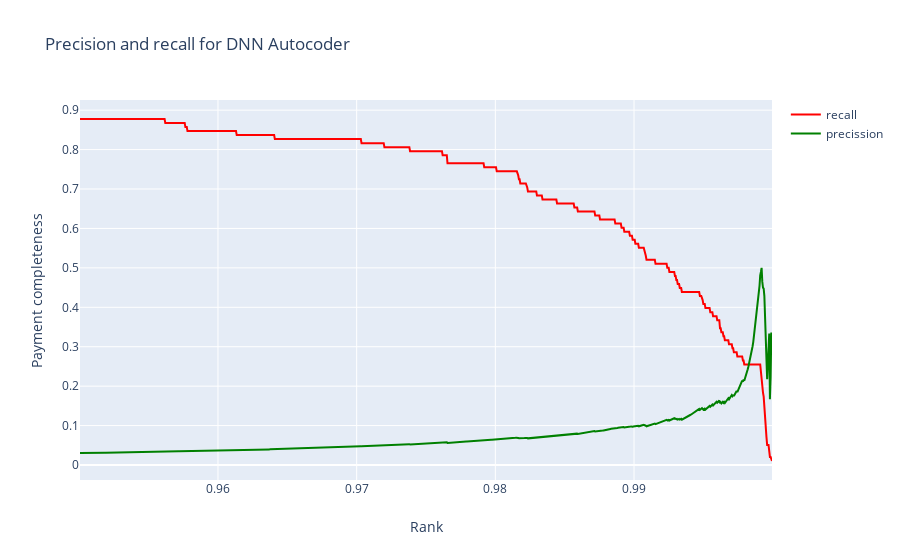

Notebook code for this chart:
### Code cell
trace1=go.Scatter(
        y=df_pr.recall,
        x=df_pr.percentile,
        mode='lines',
        marker=dict(
        color="red",
        size=5,
        opacity=0.5
        ),
        name="recall"
    )



trace2=go.Scatter(
        y=df_pr.precision,
        x=df_pr.percentile,
        mode='lines',
        marker=dict(
        color="green",
        size=5,
        opacity=0.5
        ),
        name="precission"
    )







data=[trace1, trace2]
figure=go.Figure(
    data=data,
    layout=go.Layout(
        title="Precision and recall for DNN Autocoder",
        yaxis=dict(title="Payment completeness"),
        xaxis=dict(title="Rank"),

    
    ))
iplot(figure)

### Figure 1 — Plotly figure (JSON) as saved in the notebook; plotly's stock layout.template omitted (floating-point values rounded to 4 significant figures; data arrays with more than 128 entries replaced by an {"elided": "..."} marker saying what was removed)
{"data": [{"marker": {"color": "red", "opacity": 0.5, "size": 5}, "mode": "lines", "name": "recall", "type": "scatter", "x": {"elided": "999 float values"}, "y": {"elided": "999 float values"}}, {"marker": {"color": "green", "opacity": 0.5, "size": 5}, "mode": "lines", "name": "precission", "type": "scatter", "x": {"elided": "999 float values"}, "y": {"elided": "999 float values"}}], "layout": {"title": {"text": "Precision and recall for DNN Autocoder"}, "xaxis": {"title": {"text": "Rank"}}, "yaxis": {"title": {"text": "Payment completeness"}}}}
